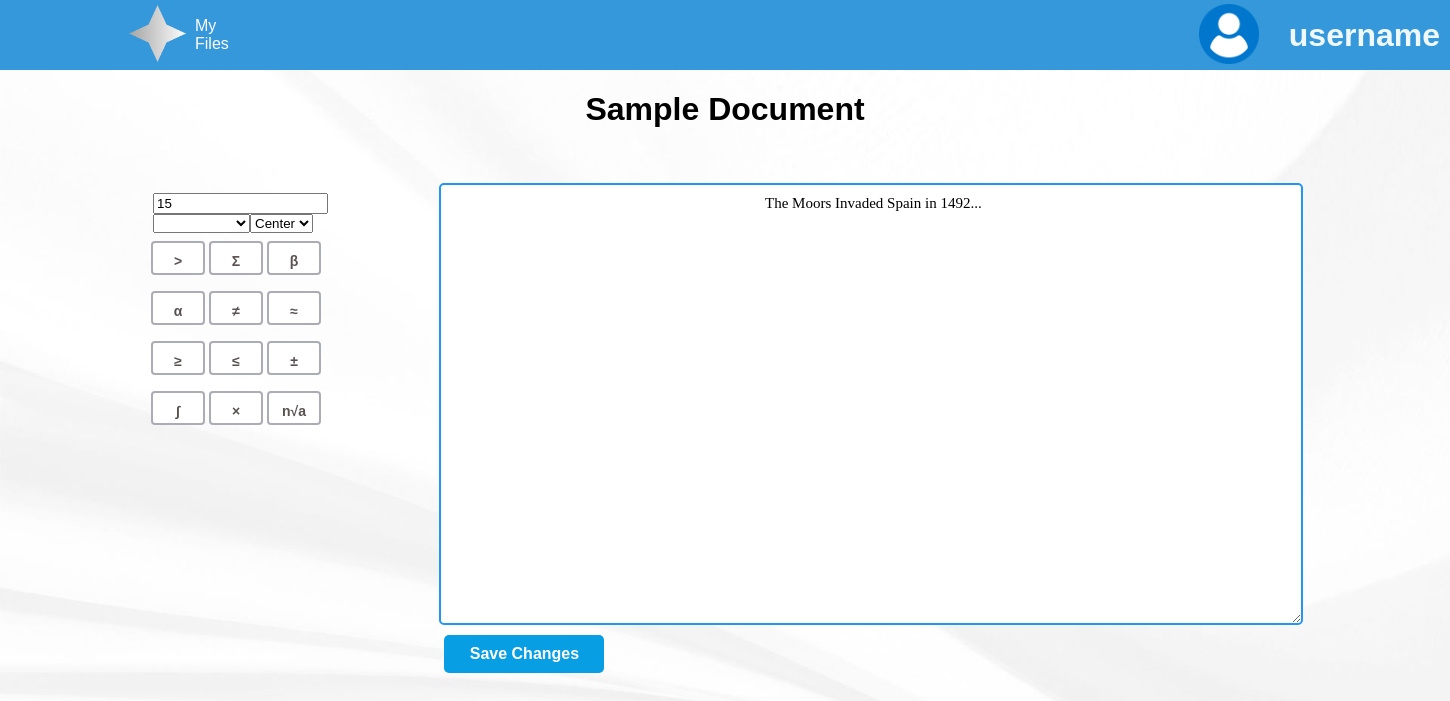
/edit?docID=1 (signed in), run on the app's committed database.
### NoteNinjabackend/models.py (models this page shows, shortened)
class User(db.Model, UserMixin):
    id = db.Column(db.Integer, primary_key=True)
    email = db.Column(db.String(150), unique=True)
    password = db.Column(db.String(150))
    username = db.Column(db.String(150))
    documents = db.relationship('Document')

class Document(db.Model):
    id = db.Column(db.Integer, primary_key=True)
    data = db.Column(db.String(10000))
    date = db.Column(db.DateTime(timezone=True), default=func.now())
    name = db.Column(db.String(100))
    tag = db.Column(db.String(100))
    font = db.Column(db.String(100))
    font_size = db.Column(db.Integer)
    align = db.Column(db.String(100))
    user_id = db.Column(db.Integer, db.ForeignKey('user.id'))

### NoteNinjabackend/views.py (the view, shortened to what this page needs)
@views.route('/edit', methods=['GET', 'POST'])
@login_required
def show_editor():
    docID = request.args.get("docID")
    doc = db.session.get(Document, docID)
    print(doc.data)
    return render_template("edit.html", query=docID, write=doc.data, theDoc=doc, user=db.session.get(User,current_user.id))

### NoteNinjabackend/templates/edit.html (shortened to what this page needs)
<!DOCTYPE html>
<html lang="en">
<head>
    <link href="{{ url_for('static',filename='styles/styles.css') }}" rel="stylesheet">
<body background="{{ url_for('static',filename='resources/background.jpg') }}" style="width: 100%; align-items: center; margin-left: 0%;">
    <header>
        <nav class="navbar">
            <div class="logo">
                <img class = "profile-icon" style = "margin-left: 120px" src="{{ url_for('static',filename='resources/ninja-logo.png') }}" alt="">
            </div>
            <ul class="nav-links">
                <li><a href="/">My Files</a></li>
            </ul>
            <div class="profile-icon">
                <img id="pfp" style = "cursor: pointer; display:inline-block; padding-top: 2px; margin-left: 800px; width: 60px;" src="{{ url_for('static',filename='resources/user_icon.png') }}" alt="">
            </div>
            <h3 id="hero" style="cursor: pointer; display:inline-block; margin-right: 30px; text-align: right; padding-left: 30px; color: aliceblue; font-size: 2pc;">{{user.username}}</h3>
            </nav>
</header>
    <h1 class="title" id="titleBox" contenteditable="true">{{theDoc.name}}</h1>
    <div class="symbol-array">
    <div style="padding-left: 8px;">
        <input id="fontSizeBox" type="number" placeholder="Font: 12px" style="width:167px">
    </div>
    <select class = "dropdown" id="fontBox" style="margin-left: 8px;">
    </select>
    <select class = "dropdown" id="alignBox">
        <option class = "dropdown-btn" onclick="updateAlign('center')" value="center">Center</option>
    </select>
    <br>
        <button class="btn" onclick="appendMath('>');" name="greater-than-button" symbol value=">" type="submit"> &gt; </button>
        <button class="btn" onclick="appendMath('Σ');" name="greater-than-button" symbol value="Σ" type="submit"> Σ </button>
        <button class="btn" onclick="appendMath('β');" name="greater-than-button" symbol value="β" type="submit"> β </button>
        <button class="btn" onclick="appendMath('α');" name="greater-than-button" symbol value="α" type="submit"> α </button>
        <button class="btn" onclick="appendMath('≠');" name="greater-than-button" symbol value=">" type="submit"> ≠ </button>
        <button class="btn" onclick="appendMath('≈');" name="greater-than-button" symbol value=">" type="submit"> ≈ </button>
        <button class="btn" onclick="appendMath('≥');" name="greater-than-button" symbol value=">" type="submit"> ≥ </button>
        <button class="btn" onclick="appendMath('≤');" name="greater-than-button" symbol value="Σ" type="submit"> ≤ </button>
        <button class="btn" onclick="appendMath('±');" name="greater-than-button" symbol value="β" type="submit"> ± </button>
        <button class="btn" onclick="appendMath('∫');" name="greater-than-button" symbol value="α" type="submit"> ∫ </button>
        <button class="btn" onclick="appendMath('×');" name="greater-than-button" symbol value=">" type="submit"> × </button>
        <button class="btn" onclick="appendMath('n√a');" name="greater-than-button" symbol value=">" type="submit"> n√a </button>
    </div>
    <form action = "" method="post" class="container">
        <textarea class="edit-box" name="edit-box" id="edit-box" cols="30" rows="10" spellcheck="false">{{write}}</textarea>
        <button class="savebtn" name="submit-button" type="submit" value="save">Save Changes</button>
    </form>
</body>
</html>

### NoteNinjabackend/static/styles/styles.css (style rules this page uses)
body { margin: 0; padding: 0; font-family: sans-serif; background-size: cover; background-position: center; }
.btn { display: inline-block; margin-left: 8px; font-size: 14px; font-weight: bold; text-align: center; color: #5a5252; background-color: #ffffff; outline: 2px solid rgb(172, 172, 182); border-radius: 2px; cursor:alis; width: 50px; height: 30px; justify-content: center; }
button { color: #0c0c0c; width: 75%; padding: 10px; border-radius: 20px; font-size: 15px; margin: 10px 0; border: none; outline: none; cursor: pointer; }
img { width: 75px; }
.title { text-align: center; }
.container { margin-left: 7%; display: inline-flex; flex-direction: column; flex-wrap: nowrap; height: 500px; width: 50%; }
.symbol-array { margin-top: 3%; margin-left: 10%; display: inline-flex; width: 13%; flex-wrap: wrap; }
.edit-box { width: 840px; height: 1000px; padding: 10px; font-size: 16px; border: 2px solid #2196F3; border-radius: 5px; overflow-x: hidden; white-space: pre-wrap; word-wrap: break-word; margin-left: 0px; }
.savebtn { display: inline-block; padding: 10px 20px; margin-left:5px; font-size: 16px; font-weight: bold; text-decoration: none; text-align: center; color: #ffffff; background-color: #089ee4; border: none; border-radius: 5px; cursor: pointer; width: 160px; height: 50px; }
.dropdown { outline: #089ee4; }
.dropdown-btn { background-color: #e1e8e8; color: #131212; padding: 10px 20px; border: none; border-radius: 2px; cursor: pointer; }
header { background-color: #3498db; padding: 10px 0; }
.navbar { display: flex; justify-content: left; align-items: center; max-width: 100%; margin: 0 auto; height: 50px; }
.nav-links { list-style: none; margin: 0; padding: 0; display: flex; }
.nav-links li { margin-right: 20px; }
.nav-links li:last-child { margin-right: 0; }
.nav-links a { text-decoration: none; color: #fff; transition: color 0.3s ease; }
.profile-icon { margin-left: 170px; }

### data on the page
User: username "username"
Document: name "Sample Document", edit-box "The Moors Invaded Spain in 1492..."
